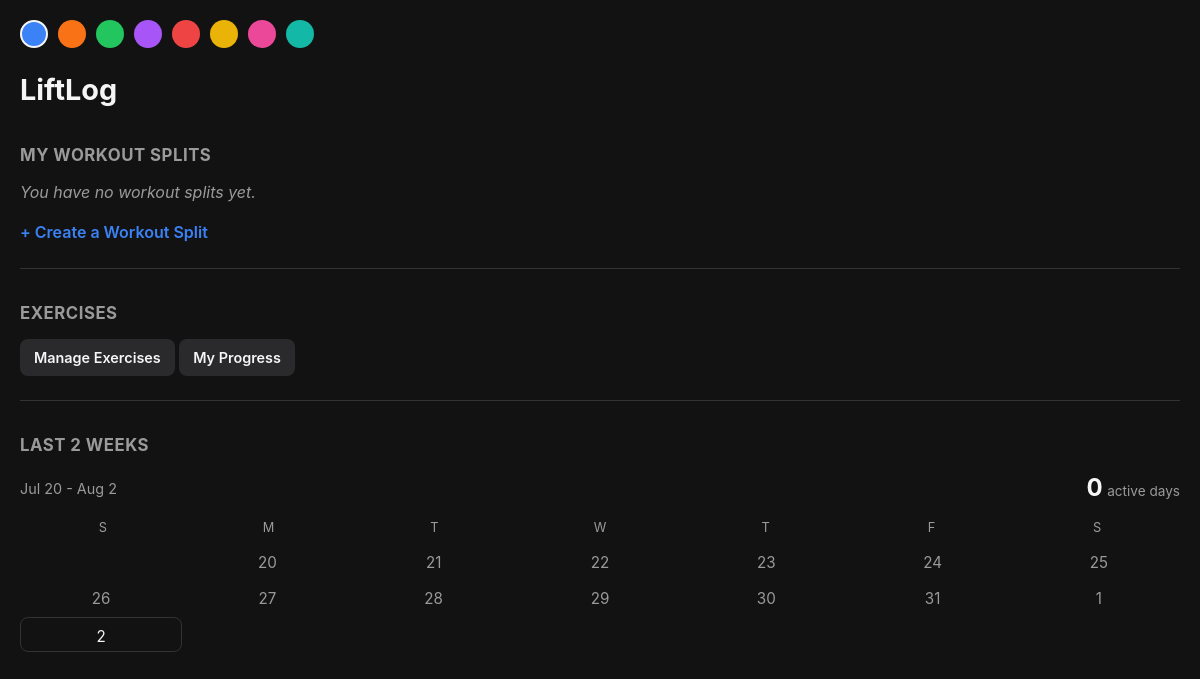
/, run on an earlier commit of the app's database.
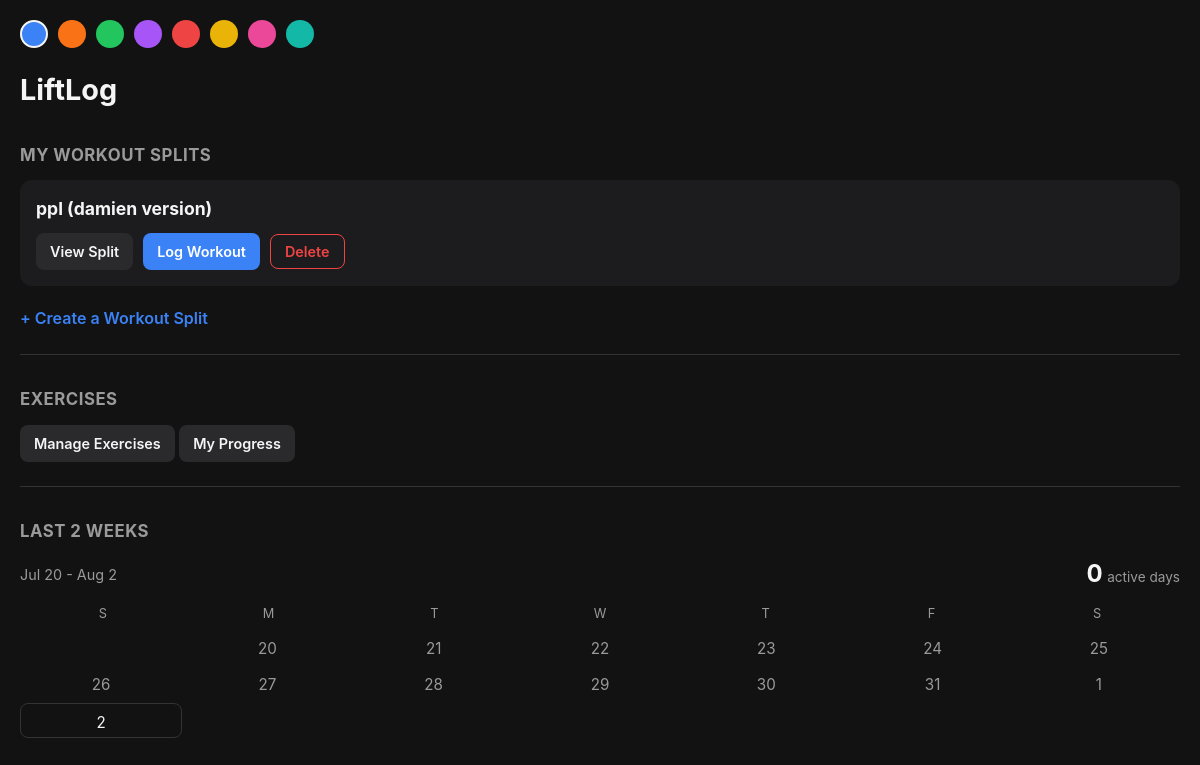
And on a later commit of the database.
### tables this page shows
CREATE TABLE workout_splits (
            id INTEGER PRIMARY KEY AUTOINCREMENT,
            name TEXT NOT NULL
        );

### app.py (the view)
@app.route("/")
def home():
    conn = get_db()
    cursor = conn.cursor()
    cursor.execute("SELECT * FROM workout_splits ORDER BY id")
    splits = cursor.fetchall()
    from datetime import date, timedelta
    today = date.today()
    two_weeks_ago = today - timedelta(days=13)
    cursor.execute("""
        SELECT DISTINCT date FROM workout_logs
        WHERE date >= ? AND date <= ?
        ORDER BY date
    """, (two_weeks_ago.isoformat(), today.isoformat()))
    workout_dates = [row["date"] for row in cursor.fetchall()]
    conn.close()
    return render_template("index.html", splits=splits, workout_dates=workout_dates, today=today.isoformat(), two_weeks_ago=two_weeks_ago.isoformat())

### app.py (called while the page is built)
def get_db():
    conn = sqlite3.connect(DB_PATH)
    conn.row_factory = sqlite3.Row
    return conn

### templates/index.html (shortened to what this page needs)
<!DOCTYPE html>
<html lang="en">
<head>
    <link rel="stylesheet" href="{{ url_for('static', filename='style.css') }}">
</head>
<body>
    <div class="theme-picker" id="theme-picker"></div>
    <h1>LiftLog</h1>
    <h2>My Workout Splits</h2>
    {% if splits %}
        {% for split in splits %}
            <div class="split-card">
                <h3>{{ split.name }}</h3>
                <div class="split-actions">
                    <a class="btn btn-secondary" href="/split/{{ split.id }}">View Split</a>
                    <a class="btn btn-primary" href="/log/{{ split.id }}">Log Workout</a>
                    <form action="/split/{{ split.id }}/delete" method="POST" style="display:inline;">
                        <button type="submit" class="btn btn-danger" onclick="return confirm('Delete {{ split.name }}?')">Delete</button>
                    </form>
                </div>
            </div>
        {% endfor %}
    {% else %}
        <p class="empty-state">You have no workout splits yet.</p>
    {% endif %}
    <a class="add-split-link" href="/create-split">+ Create a Workout Split</a>
    <hr>
    <h2>Exercises</h2>
    <a class="btn btn-secondary" href="/exercises">Manage Exercises</a>
    <a class="btn btn-secondary" href="/progress">My Progress</a>
    <hr>
    <h2>Last 2 Weeks</h2>
    <div id="calendar-container" class="calendar-section" onclick="openFullCalendar()">
        <div class="calendar-header-row">
            <span class="date-range" id="date-range"></span>
            <span><span class="active-days-count" id="active-days-count"></span> <span class="active-days-label">active days</span></span>
        </div>
        <div class="calendar-weekdays">
            <span>S</span><span>M</span><span>T</span><span>W</span><span>T</span><span>F</span><span>S</span>
        </div>
        <div id="calendar-grid" class="calendar-grid"></div>
    </div>
</body>
</html>

What changed in the data, as far as the page shows it:
added workout_splits: name "ppl (damien version)"
Also different on the page:
text no longer shown: "You have no workout splits yet."
